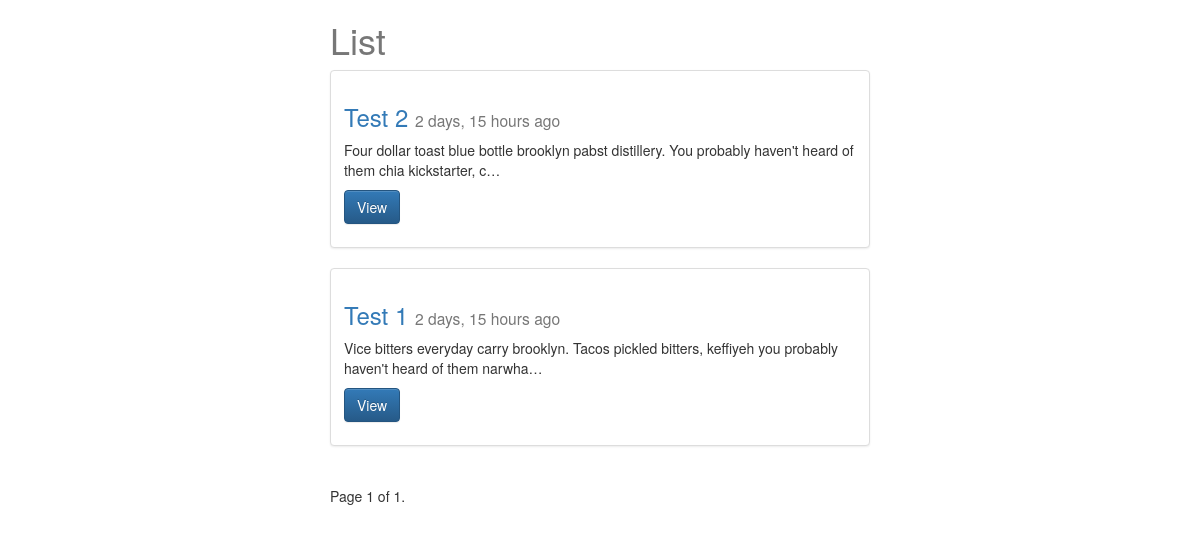
/posts/, run on an earlier commit of the app's database.
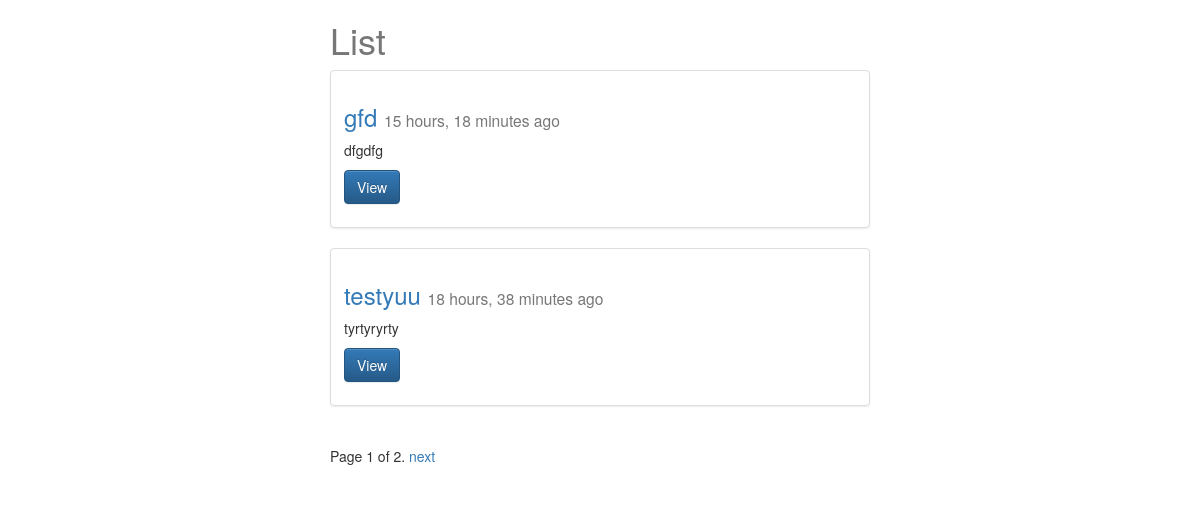
And on a later commit of the database.
### posts/models.py (models this page shows, shortened)
class Post(models.Model):
	title = models.CharField(max_length=120)
	image = models.FileField(upload_to=upload_location, null=True, blank=True)
	content = models.TextField()
	update = models.DateTimeField(auto_now=True, auto_now_add=False)
	timestamp = models.DateTimeField(auto_now=False, auto_now_add=True)
	def get_absolute_url(self):
		return reverse("posts:detail", kwargs={"id": self.id})

### posts/views.py (the view)
def post_list(request):
	queryset_list = Post.objects.all().order_by("-timestamp");
	paginator = Paginator(queryset_list, 2) # Show 25 contacts per page
	page_request_var = "page"
	page = request.GET.get(page_request_var)
	try:
		queryset = paginator.page(page)
	except PageNotAnInteger:
		queryset = paginator.page(1)
	except EmptyPage:
		queryset = paginator.page(paginator.num_pages)
	context = {
		"object_list" : queryset,
		"title": "List",
		"page_request_var": page_request_var,
	}
	return render(request, "post_list.html", context)

### posts/templates/post_list.html (shortened to what this page needs)
{% extends "base.html" %}
{% block content %}
	<div class="col-md-6 col-sm-offset-3">
		<h1>{{title}}</h1>
		<div class="row">
		{% for obj in object_list %}
		  <div class="col-sm-12">
		    <div class="thumbnail">
		      <div class="caption">
		        <h3><a href="{{ obj.get_absolute_url }}">{{obj.title}}</a> <small>{{obj.timestamp|timesince}} ago</small></h3>
		        <p>{{ obj.content|linebreaks|truncatechars:120 }}</p>
		        <p><a href="{{ obj.get_absolute_url }}" class="btn btn-primary" role="button">View</a></p>
		      </div>
		    </div>
		  </div>
	{% cycle "" "</div><div class='row'>" %}
	{% endfor %}
		<div class="pagination">
		    <span class="step-links">
		        <span class="current">
		            Page {{ object_list.number }} of {{ object_list.paginator.num_pages }}.
		        </span>
		        {% if object_list.has_next %}
		            <a href="?{{ page_request_var }}={{ object_list.next_page_number }}">next</a>
		        {% endif %}
	    	</span>
		</div>
	</div>
{% endblock content %}

### posts/templates/base.html (shortened to what this page needs)
{% load staticfiles %}
<!DOCTYPE html>
<html lang="en">
<head>
	<link rel="stylesheet" href="https://maxcdn.bootstrapcdn.com/bootstrap/3.3.6/css/bootstrap.min.css">
	<link rel="stylesheet" href="https://maxcdn.bootstrapcdn.com/bootstrap/3.3.6/css/bootstrap-theme.min.css">
	<link rel="stylesheet" href='{% static "css/base.css" %}' />
</head>
<body>
<div class="container">
{% block content %}
{% endblock content %}
</div>
</body>
</html>

### static/css/base.css (style rules this page uses)
h1 { color: #777777; }

What changed in the data, as far as the page shows it:
no longer on this page (row unchanged): Post: title "Test 2", timestamp "2 days, 15 hours", content "Four dollar toast blue bottle brooklyn pabst distillery. You probably haven't heard of them chia kickstarter, c…"
no longer on this page (row edited): Post: title "Test 1", timestamp "2 days, 15 hours", content "Vice bitters everyday carry brooklyn. Tacos pickled bitters, keffiyeh you probably haven't heard of them narwha…"
added Post: title "gfd", timestamp "15 hours, 18 minutes", content "dfgdfg"
added Post: title "testyuu", timestamp "18 hours, 38 minutes", content "tyrtyryrty"
Also different on the page:
{{ object_list.paginator.num_pages }}: "1" → "2"
text now shown: "next"
